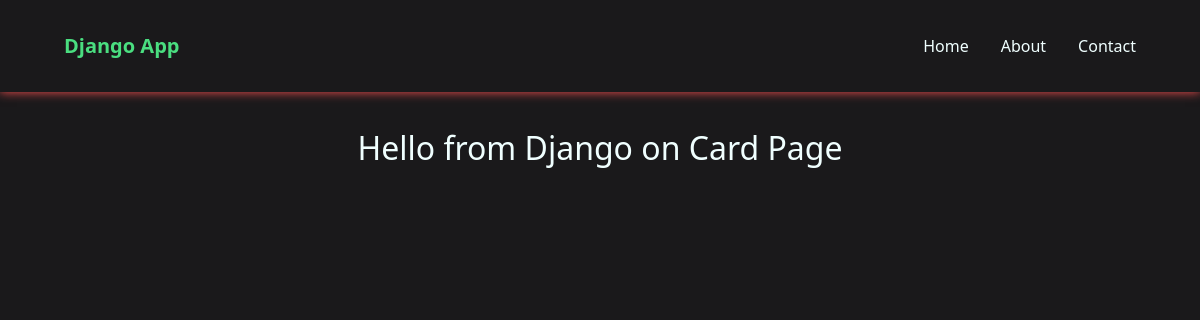
Before: /app/v1/cards/ with the older database file.
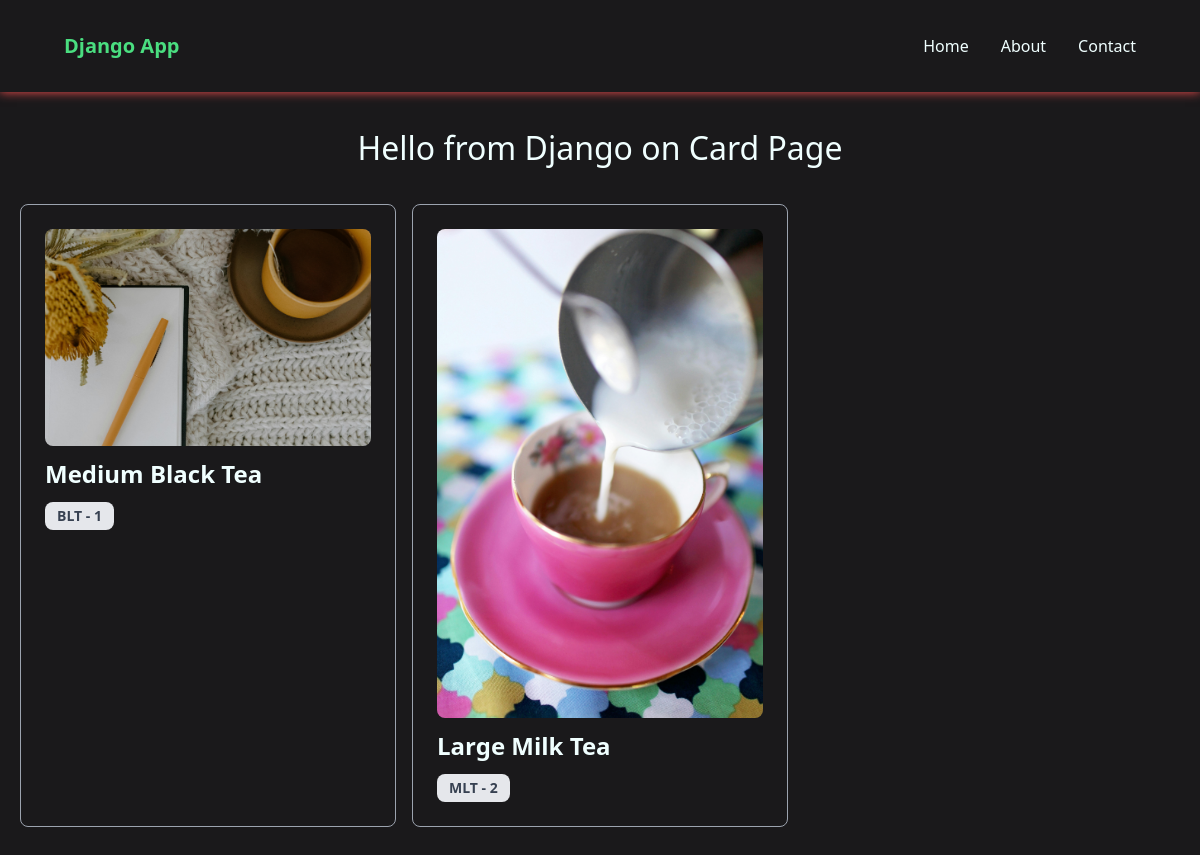
After: the same page with the newer database file.
### my_app/models.py (models this page shows, shortened)
class ChaiVariety(models.Model):
    CHAI_TYPE_CHOICES = [
        ('BLT', 'Black Tea'),
        ('MLT', 'Milk Tea'),
        ('GLT', 'Green Tea'),
        ('GNT', 'Ginger Tea'),
        ('MNT', 'Mint Tea'),
    ]
    name = models.CharField(max_length=100)
    image = models.ImageField(upload_to='uploads/')
    date_added = models.DateTimeField(default=timezone.now)
    type = models.CharField(max_length=3, choices=CHAI_TYPE_CHOICES, default='BLT')

### my_app/views.py (the view)
# urls.py: path('cards/', views.cards, name='cards'),
def cards(request):
    all_chais = ChaiVariety.objects.all()   # Output: It gonna be a List of ChaiVariety Objects
    return render(request, 'website/cards.html', {'all_chais': all_chais})    # NOTE - here we send the list of ChaiVariety Objects with the help of jinja2

### my_app/templates/website/cards.html (shortened to what this page needs)
{% extends "layout.html" %}
{% load static %}
{% block content %}
    <main>
        <div>
            <h1>
                Hello from Django on Card Page
            </h1>
        </div>
        <div
        class="grid grid-cols-3 gap-4 px-5 pb-[2rem]"
        >
            {% for items in all_chais %}
            <div
                class="cards_of_chais border border-gray-400 rounded-lg p-6 space-y-3"
            >
                <img
                    src="{{ items.image.url}}"
                    alt="{{ items.name}}"
                    class="rounded-lg"
                >
                <h2
                    class="text-2xl font-semibold mt-2"
                >
                    {{ items.name }}
                </h2>
                <div>
                    <a
                        href="#"
                        class="inline-block bg-gray-200 rounded-lg px-3 py-1 text-sm font-semibold text-gray-700"
                    >
                        {{items.type}} - {{items.id}}
                    </a>
                </div>
            </div>
            {% endfor %}
        </div>
    </main>
{% endblock  %}

### templates/layout.html (shortened to what this page needs)
{% load static %}
{% load static tailwind_tags %}
<!DOCTYPE html>
<html lang="en">
<head>
    <link rel="stylesheet" href="{% static 'style.css' %}">
    {% tailwind_css %}
</head>
<body>
    <nav>
        <h1 class="text-xl font-extrabold text-green-400">
            Django App
        </h1>
        <ul>
            <li>
                <a href="{% url 'home' %}">
                    Home
                </a>
            </li>
            <li>
                <a href="{% url 'about' %}">
                    About
                </a>
            </li>
            <li>
                <a href="#">
                    Contact
                </a>
            </li>
        </ul>
    </nav>
    {% block content %}
    {% endblock %}
</body>
</html>

### static/style.css (style rules this page uses)
* { margin: 0; padding: 0; box-sizing: border-box; }
html, body { height: 100dvh; width: 100%; background-color: rgb(26, 25, 27); color: azure; }
body>nav { display: flex; justify-content: space-between; align-items: center; padding: 2rem 4rem; box-shadow: 0 0 10px rgb(247, 79, 79); }
nav>h1 { font-size: 2rem; color: azure; }
nav>ul { display: flex; list-style: none; gap: 2rem; }
ul>li>a { text-decoration: none; color: azure; }
main { min-height: 25dvh; width: 100%; }
main>div { padding-top: 2rem; }
main>div>h1 { font-size: 2rem; text-align: center; }

Changed rows visible on the page:
added ChaiVariety: image (picture), name "Medium Black Tea", type "BLT", id "1"
added ChaiVariety: image (picture), name "Large Milk Tea", type "MLT", id "2"
